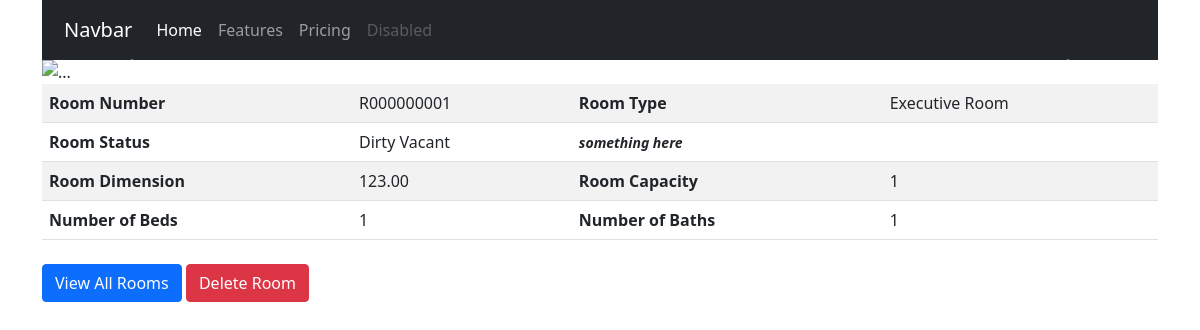
/rooms/r000000001/, run on the app's committed database.
### hotel/models.py (models this page shows, shortened)
class Room(models.Model):
    id = models.UUIDField(primary_key=True, default=uuid.uuid4, editable=False)
    roomstatus = models.CharField(_("Room Status"), max_length=2, choices=ROOMSTATUS, default='dv')
    roomnumber = models.CharField(_("Room Number"), max_length=50, default=generateRoomNumber, db_index=True, unique=True)
    roomnumber_url = models.SlugField(_("Room Number URL"), null=True)
    roomtype = models.ForeignKey(RoomType, on_delete=models.CASCADE, limit_choices_to={'roomtype_active': True}, related_name='rooms')
    roomcapacity = models.PositiveIntegerField(_("Room Capacity")) #todo: set max value for room capacity
    roombed = models.PositiveIntegerField(_("Number of Beds"))
    roombath = models.PositiveIntegerField(_("Number of Bath"))
    roomdimension = models.DecimalField(_("Dimension (in Square Feet)"), max_digits=5, decimal_places=2)
    roomextras = models.ManyToManyField(RoomExtra, verbose_name=_("List of Extra Items"))
    created_at = models.DateTimeField(_("Created At"), auto_now_add=True)
    last_updated = models.DateTimeField(_("Updated At"), auto_now=False)
    is_available = models.BooleanField(_("Room Available"), default=True)
    roomdate = models.DateTimeField(_("Empty Date Field"), blank=True, null=True)
    class Meta:
        verbose_name = _("Room")
        verbose_name_plural = _("Rooms")

class RoomType(models.Model):
    id = models.UUIDField(primary_key=True, default=uuid.uuid4, editable=False)
    roomtype_name = models.CharField(_("Name"), max_length=50)
    roomtype_cost = models.DecimalField(_("Cost of Room/Night"), max_digits=5, decimal_places=2)
    roomtype_cost1 = models.DecimalField(_("Cost of Room/Night 1"), max_digits=5, decimal_places=2, blank=True, null=True)
    roomtype_info = models.CharField(_("RoomType Info 1"), max_length=50, blank=True, null=True)
    roomtype_active = models.BooleanField(_("Is Active?"), default=True)
    class Meta:
        verbose_name = _("RoomType")
        verbose_name_plural = _("RoomTypes")
    def __str__(self):
        return self.roomtype_name

### hotel/views.py (the view)
# urls.py: path('<slug>/', RoomDetailView.as_view(), name='room_detail'),
class RoomDetailView(generic.DetailView):
    model = Room
    slug_field = 'roomnumber_url'
    context_object_name = 'room'
    template_name = 'rooms/roomdetail.html'

### templates/rooms/roomdetail.html (shortened to what this page needs)
{% extends 'base.html' %}
{% block content %}
    <div id="carouselExampleControls" class="carousel slide" data-bs-ride="carousel">
        <div class="carousel-inner">
        <div class="carousel-item active">
            <img src="..." class="d-block w-100" alt="...">
        </div>
        </div>
        <button class="carousel-control-prev" type="button" data-bs-target="#carouselExampleControls" data-bs-slide="prev">
        <span class="carousel-control-prev-icon" aria-hidden="true"></span>
        </button>
        <button class="carousel-control-next" type="button" data-bs-target="#carouselExampleControls" data-bs-slide="next">
        <span class="carousel-control-next-icon" aria-hidden="true"></span>
        </button>
    </div>
    <div class="room-items">
        <table class="table table-striped">
            <tbody>
              <tr>
                <th scope="row">Room Number</th>
                <td>{{ room.roomnumber }}</td>
                <th scope="row">Room Type</th>
                <td>{{ room.roomtype }}</td>
              </tr>
              <tr>
                <th scope="row">Room Status</th>
                <td>{{ room.get_roomstatus_display }}</td>
                <th scope="row"><i><small>something here</small></i></th>
                <td>
                </td>
              </tr>
              <tr>
                <th scope="row">Room Dimension</th>
                <td>{{ room.roomdimension }}</td>
                <th scope="row">Room Capacity</th>
                <td>{{ room.roomcapacity }}</td>
              </tr>
              <tr>
                <th scope="row">Number of Beds</th>
                <td>{{ room.roombed }}</td>
                <th scope="row">Number of Baths</th>
                <td>{{ room.roombath }}</td>
              </tr>
            </tbody>
        </table>
    </div>
    <div class="room-list">
        <a href="{% url 'room_list' %}"><button class="btn btn-primary">View All Rooms</button></a>
        <a href="{% url 'room_delete' room.roomnumber_url %}"><button class="btn btn-danger">Delete Room</button></a>
    </div>
{% endblock content %}

### static/styles/main.css (style rules this page uses)
.btn { margin-top: 8px; }
.table>:not(caption)>*>* { padding: 7px 7px; }
table { width: 70px; }

### data on the page
Room: roomnumber "R000000001", roomtype "Executive Room", roomstatus "Dirty Vacant", roomdimension "123.00", roomcapacity "1", roombed "1", roombath "1"
